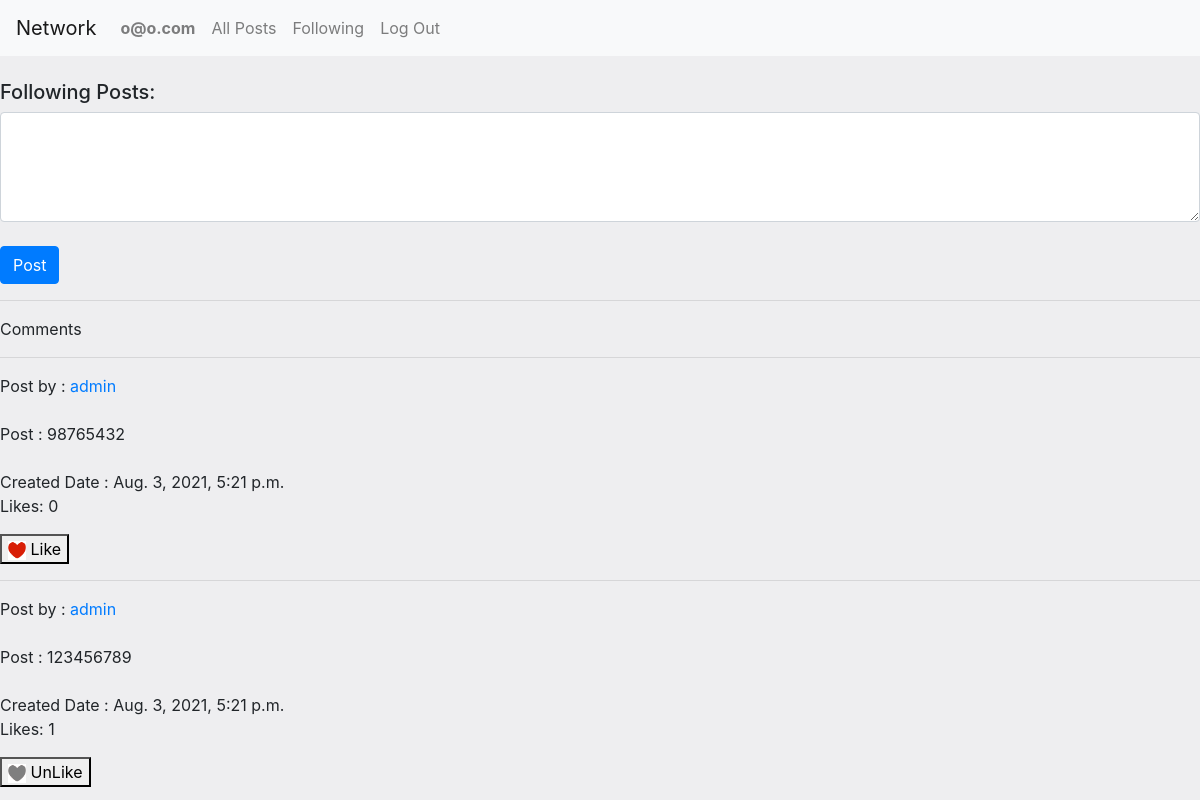
Page /following/ (signed in) on the committed database.
### network/models.py (models this page shows, shortened)
class User(AbstractUser):
    follower_no = models.IntegerField(default=0 , blank = True)
    following_no = models.IntegerField(default=0 , blank = True)
    follow_status = models.BooleanField(default=False)

class NewPost(models.Model):
    newpost = models.TextField(blank=True)
    author = models.ForeignKey(User, on_delete=models.CASCADE)
    likes = models.IntegerField(default=0 , blank = True)
    created_date = models.DateTimeField(auto_now_add=True)
    liked = models.ManyToManyField(User, blank=True, related_name="liked")

### network/views.py (the view)
# urls.py: path("following/", views.following, name="following"),
@login_required
def following(request):
    if not request.user.is_authenticated:
        messages.error(request , "You must login to view followings "  )
        return render(request, 'network/login.html' )
    else:
        user =  User.objects.get(username=request.user.username)
        user0 = user.username
        userx = User.objects.all()
        if Follow.objects.filter(follow=request.user):
            fl = Follow.objects.get(follow=request.user).following.all()
            resultpost = NewPost.objects.filter(author__in=fl).order_by('-created_date')
            if len(resultpost)==0:
                messages.error(request , "Sorry you are not following anyone"  )
            page = request.GET.get('page', 1)
            paginator = Paginator(resultpost, 10)
            try:
                p = paginator.page(page)
            except PageNotAnInteger:
                p = paginator.page(1)
            except EmptyPage:
                p = paginator.page(paginator.num_pages)
        else:
            messages.error(request , "Sorry you are not following anyone"  )
            return render(request,"network/following.html",{ 'userx':userx })
        return render(request, "network/following.html" , {'resultpost':resultpost ,'userx':userx ,'p':p })

### network/templates/network/following.html (shortened to what this page needs)
{% extends "network/layout.html" %}
{% load static %}
{% block body %}
<br>
<h5>Following Posts:</h5>
    <form method="POST" id="fid" action="{% url 'index'  %}">
        <textarea name="newpost" id="newp" class="form-control" cols="40" rows="4" autofocus ></textarea>
        <br>
            <input type ="submit" class="btn btn-primary" value="Post" id = "sub" >
    </form>
    <hr>
    Comments
    {% if resultpost  %}
        {% for result in p %}
            <hr>
            Post by : <a href="{% url 'profile' result.author_id %}" > {% for resultx in userx %} {% if resultx.id == result.author_id %}{{resultx.username}} {% endif %}{% endfor %}</a> <br><br>
            Post : {{result.newpost}} <br><br>
            Created Date : {{result.created_date}} <br>
            <p id="total{{result.id }}">Likes: {{result.likes }}</p>
            <div id="divcheck" value = "{{result.id}}" >
            {% if request.user in result.liked.all  %}
            <button  onclick="lik({{result.id}} )" id="a{{result.id}}" >  <img src="{% static "network/images/likes2.png" %}" id ="likespng{{id}}"  alt="likes" width="18" height="19"> UnLike</button>
            {% else %}
            <button   onclick="unlik({{result.id}} )"  id="una{{result.id}}"><img src="{% static "network/images/likes.png" %}" id ="likespng{{id}}"  alt="likes" width="18" height="19"> Like</button>
            {% endif %}
            </div>
        {% endfor %}
    {% endif %}
{% endblock %}

### network/templates/network/layout.html (shortened to what this page needs)
{% load static %}
<!DOCTYPE html>
<html lang="en">
    <head>
        <link rel="stylesheet" href="https://stackpath.bootstrapcdn.com/bootstrap/4.4.1/css/bootstrap.min.css" >
        <link href="{% static 'network/styles.css' %}" rel="stylesheet">
    </head>
    <body>
        <nav class="navbar navbar-expand-lg navbar-light bg-light">
            <a class="navbar-brand" href="#">Network</a>
            <div>
              <ul class="navbar-nav mr-auto">
                {% if user.is_authenticated %}
                    <li class="nav-item">
                        <a class="nav-link" href="#"><strong>{{ user.username }}</strong></a>
                    </li>
                {% endif %}
                <li class="nav-item">
                  <a class="nav-link" href="{% url 'index' %}">All Posts</a>
                </li>
                {% if user.is_authenticated %}
                    <li class="nav-item">
                        <a class="nav-link" href="{% url 'following'  %}">Following</a>
                    </li>
                    <li class="nav-item">
                        <a class="nav-link" href="{% url 'logout' %}">Log Out</a>
                    </li>
                {% endif %}
              </ul>
            </div>
          </nav>
        <div class="body">
            {% block body %}
            {% endblock %}
        </div>
    </body>
</html>

### network/static/network/styles.css (style rules this page uses)
body { background: #eeeef0; min-height: 100vh; overflow-x: hidden }

### rows in the picture
User: username "o@o.com"
NewPost: newpost "98765432", created_date "Aug. 3, 2021, 5:21 p.m.", likes "0", {{ result.id }} 53 (drawn)
User: username "admin"
NewPost: newpost "123456789", created_date "Aug. 3, 2021, 5:21 p.m.", likes "1", {{ result.id }} 52 (drawn)
